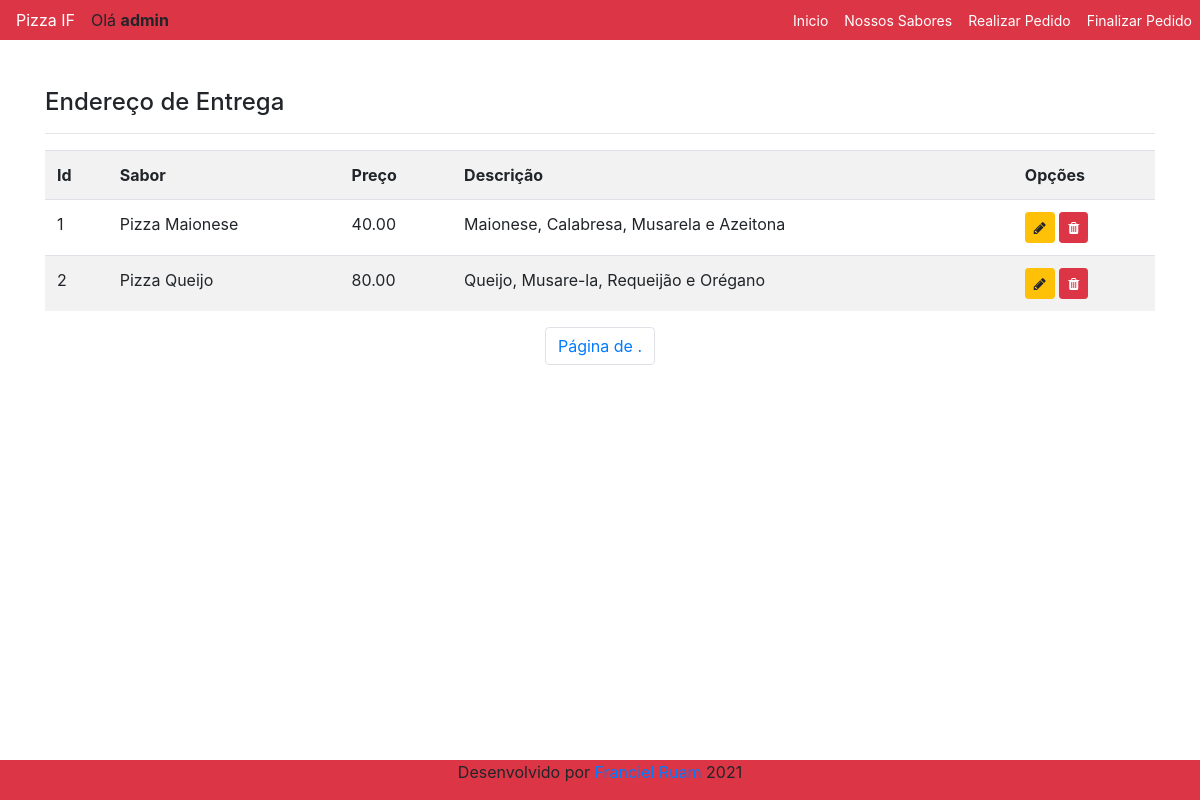
Screenshot of /listar/produto/ (signed in) with the database file from the repository.
### cadastro/models.py (models this page shows, shortened)
class Produto(models.Model):
    nome = models.CharField(max_length=50, verbose_name="Sabor")
    preco = models.DecimalField(decimal_places=2, max_digits=5, verbose_name="Preço")
    descricao = models.CharField(max_length=250, verbose_name="Ingredientes")

### cadastro/views.py (the view)
# urls.py: path('listar/produto/', ProdutoList.as_view(), name='listar-produto'),
class ProdutoList(ListView):
    model = Produto
    template_name = "cadastro/listas/produto.html"

### cadastro/templates/cadastro/listas/produto.html (shortened to what this page needs)
{% extends 'paginas/modelo.html' %}
{% load static %}
{% load crispy_forms_tags %}
{% block conteudo %}
<h4>Endereço de Entrega</h4>
<hr>
<div class="table-responsive">
    <table class="table table-striped">
        <tr>
            <th>Id</th>
            <th>Sabor</th>
            <th>Preço</th>
            <th>Descrição</th>
            <th>Opções</th>
        </tr>
        {% for produto in object_list %}
        <tr>
            <td>{{ produto.id }}</td>
            <td>{{ produto.nome }}</td>
            <td>{{ produto.preco }}</td>
            <td>{{ produto.descricao }}</td>
            <td>
                <a href="{% url 'atualizar-produto' produto.pk %}"  class="btn btn-warning btn-sm" title="Editar">
                    <i class="fa fa-pencil" aria-hidden="true"></i>
                </a>
                <a href="{% url 'excluir-produto' produto.pk %}" class="btn btn-danger btn-sm" title="Excluir">
                    <i class="fa fa-trash" aria-hidden="true"></i>
                </a>
            </td>
        </tr>
        {% empty %}
        <tr>
            <td colspan="3">Nenhum Produto Registrado</td>
        </tr>
        {% endfor %}
    </table>
    <ul class="pagination justify-content-center">
        <li class="page-item">
            <span class="page-link">Página {{ page_obj.number }} de {{ page_obj.paginator.num_pages }}.</span>
        </li>
    </ul>
</div>
{% endblock %}

### paginas/templates/paginas/modelo.html (shortened to what this page needs)
{% load static %}
<!doctype html>
<html lang="pt-br" class="h-100">
<head>
    <link href="{% static 'css/bootstrap.min.css' %}" rel="stylesheet">
    <link href="{% static 'css/font-awesome.min.css' %}" rel="stylesheet">
    <link href="{% static 'css/ifpr.css' %}" rel="stylesheet">
    <link rel="stylesheet" type="text/css" href="https://cdn.datatables.net/v/bs4/dt-1.10.22/datatables.min.css" />
</head>
<body class="d-flex flex-column h-100">
    <main role="main" class="flex-shrink-0">
        {% block menu %}
        <div class="bg-danger">
            <nav class="navbar navbar-expand-lg navbar-light corSecudaria">
                <a class="nav-link textBranco" href="{% url 'inicio' %}">Pizza IF</a>
                <div class="collapse navbar-collapse" id="navbarSupportedContent">
                    {% if request.user.is_authenticated %}
                    <ul class="navbar-nav mr-auto">Olá&nbsp;<strong>{{user.username}}</strong></ul>
                    {% endif %}
                    <ul class="navbar-nav">
                        <li class="">
                            <a class="nav-link btn-sm btn-outline-dark" href="{% url 'inicio' %}">
                                Inicio
                            </a>
                        </li>
                    </ul>
                    <ul class="navbar-nav">
                        <li class="">
                            <a class="nav-link btn-sm btn-outline-dark" href="{% url 'pedido' %}">
                                Nossos Sabores
                            </a>
                        </li>
                    </ul>
                    <ul class="navbar-nav">
                        <li class="">
                            <a class="nav-link btn-sm btn-outline-dark" href="{% url 'adicionar-pizza' %}">
                                Realizar Pedido
                            </a>
                        </li>
                    </ul>
                    <ul class="navbar-nav">
                        <li class="">
                            <a class="nav-link btn-sm btn-outline-dark" href="{% url 'cadastrar-pedido' %}">
                                Finalizar Pedido
                            </a>
                        </li>
                    </ul>
                </div>
            </nav>
        </div>
        {% endblock %}
        <div class="container py-5">
            {% block conteudo %}{% endblock %}
        </div>
    </main>
    <footer class="mt-auto">
        {% block rodape %}
        <div class="container-fluid bg-danger text-center">
            <div class="row">
                <div class="mx-auto">
                    <p>
                        <font style="vertical-align: inherit;">Desenvolvido por</font>
                        <a href="https://www.linkedin.com/in/franciel-ruam-995644174/">
                            <font style="vertical-align: inherit;"> Franciel Ruam </font>
                        </a>
                        <font style="vertical-align: inherit;">2021</font>
                </div>
            </div>
        </div>
        {% endblock %}
    </footer>
</body>
</html>

### static/css/ifpr.css (style rules this page uses)
.navbar { padding: 0 !important; }
.navbar a.nav-link { color: white !important; }
.textBranco { color: white !important; }
table td { max-width: 500px; }

### rows the page displays
Produto: id "1", nome "Pizza Maionese", preco "40.00", descricao "Maionese, Calabresa, Musarela e Azeitona"
Produto: id "2", nome "Pizza Queijo", preco "80.00", descricao "Queijo, Musare-la, Requeijão e Orégano"

### other values shown
{{ user.username }} "admin"
